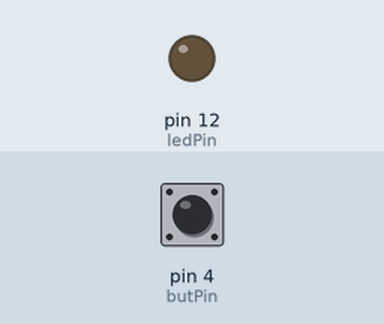
This sketch was run on a simulated Arduino Uno, built with avr-gcc and run on an emulated ATmega328P. Shown: output pins drawn as LEDs (lit = HIGH). The test bench sets the inputs (shaded band); at power-on: pin 4 (butPin) LOW. What the sketch prints to the serial monitor is not drawn.

Above: at 1.2 s.
1.3 s: pin 4 (butPin) pulled HIGH for 0.15 s
At 2.3 s:
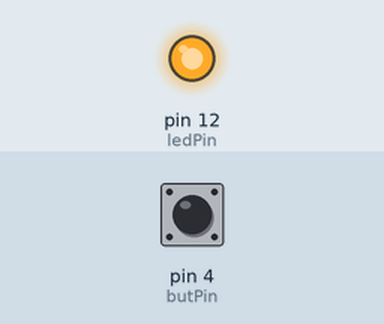
2.9 s: pin 4 (butPin) pulled HIGH for 1 s
At 3.5 s:
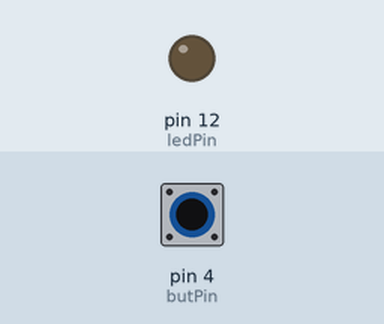
5.4 s: pin 4 (butPin) pulled HIGH for 3.2 s
At 6.6 s:
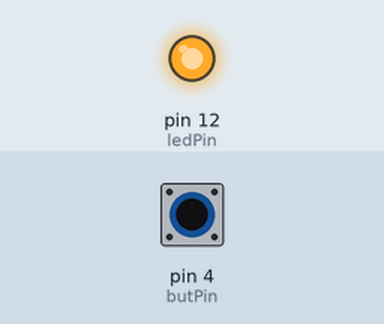
Timing chart, 0 to 8.4 s (numbered marks = the images above; inputs shaded):
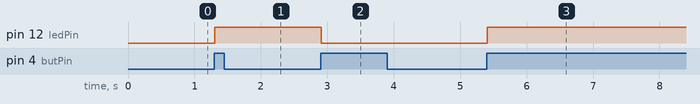

Measured:
- after the input at 1.3 s, pin 12 (ledPin): LOW → HIGH at once
- after the input at 2.9 s, pin 12 (ledPin): HIGH → LOW at once
- after the input at 5.4 s, pin 12 (ledPin): LOW → HIGH at once

The sketch:

PushButton_prog.ino
```cpp
int ledPin = 12;
int butPin = 4;

bool button_state = false;
bool last_button_state = false;

bool lightToggle = false;


void setup()
{
  pinMode(ledPin, OUTPUT);
  pinMode(butPin, INPUT);

  Serial.begin(9600);
}

void loop()
{
  last_button_state = button_state;
  button_state = digitalRead(butPin);
  Serial.println(button_state, last_button_state);

  if (button_state && !last_button_state){ //Button just button_state
    lightToggle = !lightToggle;
  }

  digitalWrite(ledPin, lightToggle);
}
```
